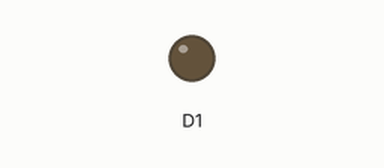
Recording of a sketch running on a simulated ESP8266 (NodeMCU). Shown: output pins drawn as LEDs (lit = HIGH).

Above: at 0.05 s.
At 0.55 s:
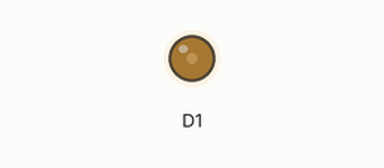
At 1.05 s:
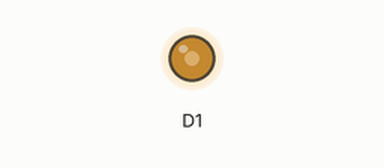
At 2.1 s:
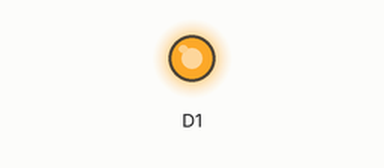
Timing chart, 0 to 4.8 s (numbered marks = the images above):
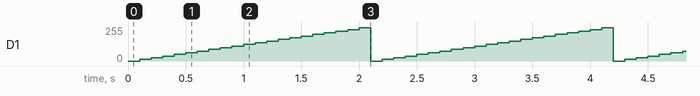

Measured:
- by itself, D1: ramps from 0/255 to 249/255 and jumps back, once every 2.1 s

The sketch:

1.led.ino
```cpp
void setup() {
  pinMode(D1, OUTPUT);
}

void loop() {
  for(int i=0; i<1024; i+=50) {
    analogWrite(D1, i);
    delay(100);
  }
}
```
